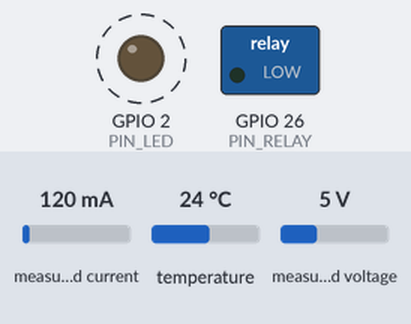
Recording of a sketch running on a simulated ESP32. On the bench: switched loads named in the sketch (green lamp = pin HIGH), output pins drawn as LEDs (lit = HIGH). Dashed ring = blinking. Inputs (shaded band) come from the test bench; at power-on: measured current 120 mA, temperature 24 °C, measured voltage 5 V. WiFi joins after 1.5 s; servers stay silent unless stated; no MQTT or app messages arrive unless stated; what the sketch prints to the serial monitor is not drawn.

Above: at 3.0 s.
Timing chart, 0 to 7.3 s (numbered marks = the images above):
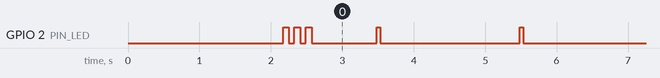

The sketch:

main.ino
```cpp
#include <Arduino.h>
#include <WiFi.h>
#include <PubSubClient.h>
#include <ArduinoJson.h>

#include "pzem_reader.h"
#include "temp_sensor.h"

const char* WIFI_SSID     = "YOUR_SSID";
const char* WIFI_PASSWORD = "YOUR_PASSWORD";

const char* MQTT_SERVER  = "demo.thingsboard.io";
const int   MQTT_PORT    = 1883;
const char* MQTT_TOKEN   = "YOUR_THINGSBOARD_TOKEN";
const char* DEVICE_ID    = "ESP32_ENERGY_01";

const char* TOPIC_TELEMETRY  = "v1/devices/me/telemetry";
const char* TOPIC_ATTRIBUTES = "v1/devices/me/attributes";

#define PIN_RELAY  26
#define PIN_LED     2

#define INTERVAL_SAMPLE_MS     2000
#define INTERVAL_RECONNECT_MS  5000

const float THRESH_V_MAX   = 250.0f;
const float THRESH_V_MIN   = 180.0f;
const float THRESH_I_MAX   = 15.0f;
const float THRESH_T_MAX   = 75.0f;
const float THRESH_PF_MIN  = 0.50f;
const float THRESH_SPIKE_A = 5.0f;

#define MA_WINDOW 10

WiFiClient   wifiClient;
PubSubClient mqtt(wifiClient);

struct FaultStatus {
  bool    overvoltage;
  bool    undervoltage;
  bool    overcurrent;
  bool    overheating;
  bool    lowPowerFactor;
  bool    currentSpike;
  uint8_t code;
};

static float  _maBuf[MA_WINDOW] = {};
static int    _maIdx   = 0;
static float  _maSum   = 0.0f;
static bool   _maReady = false;

static unsigned long _uptimeSec    = 0;
static unsigned long _lastUptickMs = 0;
static unsigned long _lastSampleMs = 0;
static unsigned long _lastReconnMs = 0;

void        wifiConnect();
void        mqttConnect();
void        ensureConnections();
float       movingAverage(float val);
FaultStatus detectFaults(const PzemData& p, float tempC);
void        publishTelemetry(const PzemData& p, float tempC, const FaultStatus& f);
void        publishAttributes();
void        mqttCallback(char* topic, byte* payload, unsigned int len);
void        setRelay(bool trip);
void        blinkLED(int n, int ms);
String      buildJSON(const PzemData& p, float tempC, const FaultStatus& f);

void setup() {
  Serial.begin(115200);
  delay(300);
  Serial.println(F("\n[BOOT] Smart Energy Monitor starting..."));

  pinMode(PIN_RELAY, OUTPUT);
  pinMode(PIN_LED,   OUTPUT);
  digitalWrite(PIN_RELAY, LOW);

  pzemInit();
  tempSensorInit();

  wifiConnect();
  mqtt.setServer(MQTT_SERVER, MQTT_PORT);
  mqtt.setCallback(mqttCallback);
  mqtt.setBufferSize(1024);
  mqttConnect();
  publishAttributes();

  blinkLED(3, 80);
  Serial.println(F("[BOOT] Ready.\n"));
}

void loop() {
  if (mqtt.connected()) mqtt.loop();

  if (millis() - _lastUptickMs >= 1000) {
    _uptimeSec++;
    _lastUptickMs = millis();
  }

  ensureConnections();

  if (millis() - _lastSampleMs >= INTERVAL_SAMPLE_MS) {
    _lastSampleMs = millis();

    PzemData pzem = pzemRead();
    float    temp = tempRead();

    if (!pzem.valid) {
      Serial.println(F("[WARN] PZEM read failed - skipping cycle"));
      return;
    }

    FaultStatus faults = detectFaults(pzem, temp);

    if (faults.overcurrent || faults.overheating) {
      setRelay(true);
      Serial.println(F("[RELAY] TRIPPED - overcurrent or overheat"));
    }

    publishTelemetry(pzem, temp, faults);
  }
}

void wifiConnect() {
  Serial.printf("[WiFi] Connecting to %s", WIFI_SSID);
  WiFi.mode(WIFI_STA);
  WiFi.begin(WIFI_SSID, WIFI_PASSWORD);
  int tries = 0;
  while (WiFi.status() != WL_CONNECTED && tries < 30) {
    delay(500);
    Serial.print('.');
    tries++;
  }
  if (WiFi.status() == WL_CONNECTED)
    Serial.printf("\n[WiFi] Connected - IP %s  RSSI %d dBm\n",
                  WiFi.localIP().toString().c_str(), WiFi.RSSI());
  else
    Serial.println(F("\n[WiFi] Failed - will retry in loop"));
}

void mqttConnect() {
  if (mqtt.connected()) return;
  Serial.print(F("[MQTT] Connecting..."));
  if (mqtt.connect(DEVICE_ID, MQTT_TOKEN, ""))
    Serial.println(F(" OK"));
  else
    Serial.printf(" FAILED rc=%d\n", mqtt.state());
}

void ensureConnections() {
  if (millis() - _lastReconnMs < INTERVAL_RECONNECT_MS) return;
  _lastReconnMs = millis();
  if (WiFi.status() != WL_CONNECTED) { WiFi.reconnect(); return; }
  if (!mqtt.connected()) mqttConnect();
}

void mqttCallback(char* topic, byte* payload, unsigned int len) {
  String msg;
  for (unsigned int i = 0; i < len; i++) msg += (char)payload[i];
  Serial.printf("[MQTT] Rx %s : %s\n", topic, msg.c_str());

  StaticJsonDocument<128> doc;
  if (!deserializeJson(doc, msg) && doc.containsKey("relay"))
    setRelay(doc["relay"].as<bool>());
}

float movingAverage(float val) {
  _maSum -= _maBuf[_maIdx];
  _maBuf[_maIdx] = val;
  _maSum += val;
  _maIdx = (_maIdx + 1) % MA_WINDOW;
  if (_maIdx == 0) _maReady = true;
  int count = _maReady ? MA_WINDOW : _maIdx;
  return _maSum / count;
}

FaultStatus detectFaults(const PzemData& p, float tempC) {
  FaultStatus f = {};

  f.overvoltage    = (p.voltage     > THRESH_V_MAX);
  f.undervoltage   = (p.voltage     < THRESH_V_MIN && p.voltage > 10.0f);
  f.overcurrent    = (p.current     > THRESH_I_MAX);
  f.overheating    = (tempC         > THRESH_T_MAX);
  f.lowPowerFactor = (p.powerFactor < THRESH_PF_MIN && p.current > 0.5f);

  float ma       = movingAverage(p.current);
  f.currentSpike = (_maReady && fabsf(p.current - ma) > THRESH_SPIKE_A);

  f.code  = (f.overvoltage    ? 0x01 : 0);
  f.code |= (f.undervoltage   ? 0x02 : 0);
  f.code |= (f.overcurrent    ? 0x04 : 0);
  f.code |= (f.overheating    ? 0x08 : 0);
  f.code |= (f.lowPowerFactor ? 0x10 : 0);
  f.code |= (f.currentSpike   ? 0x20 : 0);

  return f;
}

String buildJSON(const PzemData& p, float tempC, const FaultStatus& f) {
  StaticJsonDocument<512> doc;

  doc["voltage"]        = serialized(String(p.voltage,     2));
  doc["current"]        = serialized(String(p.current,     3));
  doc["power"]          = serialized(String(p.power,       2));
  doc["energy_kwh"]     = serialized(String(p.energy,      4));
  doc["frequency"]      = serialized(String(p.frequency,   1));
  doc["power_factor"]   = serialized(String(p.powerFactor, 3));
  doc["temperature"]    = serialized(String(tempC,         1));
  doc["apparent_power"] = serialized(String(
      (p.powerFactor > 0.01f) ? p.power / p.powerFactor : 0.0f, 2));

  doc["fault_overvoltage"]  = f.overvoltage;
  doc["fault_undervoltage"] = f.undervoltage;
  doc["fault_overcurrent"]  = f.overcurrent;
  doc["fault_overheating"]  = f.overheating;
  doc["fault_low_pf"]       = f.lowPowerFactor;
  doc["fault_spike"]        = f.currentSpike;
  doc["fault_code"]         = f.code;
  doc["any_fault"]          = (f.code != 0);

  doc["device_id"]  = DEVICE_ID;
  doc["uptime_sec"] = _uptimeSec;
  doc["rssi"]       = WiFi.RSSI();

  String out;
  serializeJson(doc, out);
  return out;
}

void publishTelemetry(const PzemData& p, float tempC, const FaultStatus& f) {
  if (!mqtt.connected()) { Serial.println(F("[MQTT] Not connected")); return; }

  String payload = buildJSON(p, tempC, f);
  bool   ok      = mqtt.publish(TOPIC_TELEMETRY, payload.c_str());

  Serial.printf("[MQTT] %s  %d bytes  faultCode=0x%02X\n",
                ok ? "OK" : "FAIL", payload.length(), f.code);

  if (ok) blinkLED(1, 50);
}

void publishAttributes() {
  if (!mqtt.connected()) return;
  StaticJsonDocument<256> doc;
  doc["firmware"]  = "1.0.0";
  doc["device_id"] = DEVICE_ID;
  doc["v_max"]     = THRESH_V_MAX;
  doc["i_max"]     = THRESH_I_MAX;
  doc["t_max"]     = THRESH_T_MAX;
  doc["pf_min"]    = THRESH_PF_MIN;
  String out;
  serializeJson(doc, out);
  mqtt.publish(TOPIC_ATTRIBUTES, out.c_str());
}

void setRelay(bool trip) {
  digitalWrite(PIN_RELAY, trip ? HIGH : LOW);
}

void blinkLED(int n, int ms) {
  for (int i = 0; i < n; i++) {
    digitalWrite(PIN_LED, HIGH); delay(ms);
    digitalWrite(PIN_LED, LOW);  delay(ms);
  }
}
```

pzem_reader.cpp
```cpp
#include "pzem_reader.h"
#include <PZEM004Tv30.h>

#define PZEM_RX_PIN    16
#define PZEM_TX_PIN    17
#define READ_RETRIES    3
#define RETRY_DELAY_MS 50

static HardwareSerial pzemSerial(2);
static PZEM004Tv30    pzem(&pzemSerial, PZEM_RX_PIN, PZEM_TX_PIN);

void pzemInit() {
  delay(300);
  Serial.println(F("[PZEM] Initialised on UART2 (GPIO16/17)"));
}

PzemData pzemRead() {
  PzemData data = {};

  for (int attempt = 0; attempt < READ_RETRIES; attempt++) {
    float v  = pzem.voltage();
    float i  = pzem.current();
    float p  = pzem.power();
    float e  = pzem.energy();
    float f  = pzem.frequency();
    float pf = pzem.pf();

    if (isnan(v) || isnan(i) || isnan(p)) {
      Serial.printf("[PZEM] Read attempt %d failed (NaN)\n", attempt + 1);
      delay(RETRY_DELAY_MS);
      continue;
    }

    data.voltage     = v;
    data.current     = i;
    data.power       = p;
    data.energy      = isnan(e)  ? 0.0f  : e;
    data.frequency   = isnan(f)  ? 50.0f : f;
    data.powerFactor = isnan(pf) ? 1.0f  : pf;
    data.valid       = true;

    Serial.printf("[PZEM] V=%.2fV  I=%.3fA  P=%.2fW  E=%.4fkWh  F=%.1fHz  PF=%.3f\n",
                  data.voltage, data.current, data.power,
                  data.energy, data.frequency, data.powerFactor);
    return data;
  }

  Serial.println(F("[PZEM] ERROR: all retries failed - check wiring"));
  return data;
}

void pzemResetEnergy() {
  pzem.resetEnergy();
  Serial.println(F("[PZEM] Energy counter reset to 0.0000 kWh"));
}
```

pzem_reader.h
```cpp
#pragma once
#include <Arduino.h>

struct PzemData {
  float voltage;
  float current;
  float power;
  float energy;
  float frequency;
  float powerFactor;
  bool  valid;
};

void     pzemInit();
PzemData pzemRead();
void     pzemResetEnergy();
```

temp_sensor.cpp
```cpp
#include "temp_sensor.h"
#include <OneWire.h>
#include <DallasTemperature.h>

#define DS18B20_PIN 4

static OneWire           oneWire(DS18B20_PIN);
static DallasTemperature sensors(&oneWire);
static int               _sensorCount = 0;

void tempSensorInit() {
  sensors.begin();
  _sensorCount = sensors.getDeviceCount();
  Serial.printf("[TEMP] Found %d DS18B20 sensor(s) on GPIO%d\n",
                _sensorCount, DS18B20_PIN);

  if (_sensorCount == 0)
    Serial.println(F("[TEMP] WARNING: No sensors found - check wiring and 4.7k pull-up"));

  sensors.setResolution(12);
  sensors.setWaitForConversion(true);
}

float tempRead() {
  if (_sensorCount == 0) return TEMP_ERROR_VALUE;

  sensors.requestTemperatures();
  float tempC = sensors.getTempCByIndex(0);

  if (tempC == DEVICE_DISCONNECTED_C) {
    Serial.println(F("[TEMP] ERROR: Sensor disconnected or read failed"));
    return TEMP_ERROR_VALUE;
  }

  Serial.printf("[TEMP] %.2f C\n", tempC);
  return tempC;
}

int tempSensorCount() {
  return _sensorCount;
}
```

temp_sensor.h
```cpp
#pragma once
#include <Arduino.h>

#define TEMP_ERROR_VALUE -127.0f

void  tempSensorInit();
float tempRead();
int   tempSensorCount();
```
